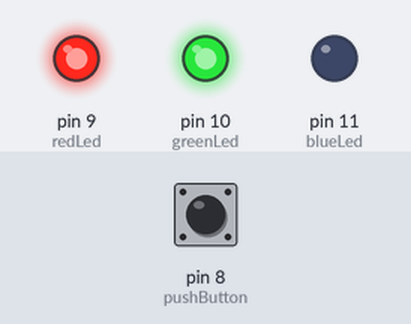
The sketch below on a simulated Arduino Uno, built with avr-gcc and run on an emulated ATmega328P. On the bench: output pins drawn as LEDs (lit = HIGH). The inputs (shaded band) are chosen by the test bench; at power-on: pin 8 (pushButton) HIGH.

Above: at 1.2 s.
1.3 s: pin 8 (pushButton) pulled LOW for 0.15 s
At 1.37 s:
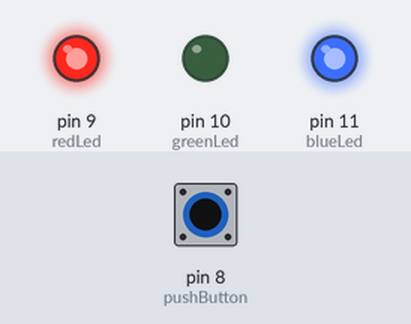
2.9 s: pin 8 (pushButton) pulled LOW for 3.2 s
At 7.1 s:
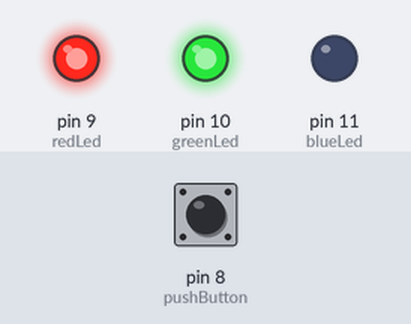
Timing chart, 0 to 8.6 s (numbered marks = the images above; inputs shaded):
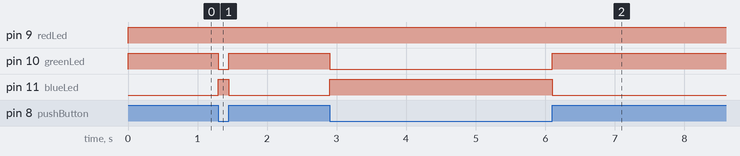

The sketch:

PBrgPBrb.ino
```cpp
/*
PB off RG on PB on RB on
This program involves three LED’s and a push button. The way the program
works is when the push button is not pressed the red and green LED will be
on. When the push button is pressed the green LED will turn off, the blue LED
will turn on and the red LED will stay on. The goal of the program will be to
use the if /if else commands as well as the digitaleRead/Write.
*/
int pushButton =8; //push button pin
const int redLed = 9;  //Red Led pin
int greenLed = 10;  //green Led pin
int blueLed = 11;   //Blue Led pin

void setup() {
  pinMode(redLed, OUTPUT); //making red LED as output
  pinMode(greenLed, OUTPUT); //making green LED as output
  pinMode(blueLed, OUTPUT); //making blue LED as output
 pinMode(pushButton, INPUT_PULLUP);
 //making the push button as an input with the use of the built in resistor
}

void loop() {
int buttonState = digitalRead(pushButton); //reading the value of the push button
digitalWrite(redLed,HIGH); //turning red LED on
if (buttonState==HIGH){ //if statement to check if the buttonState value is HIGH
digitalWrite(greenLed,HIGH); //turning green LED on
digitalWrite(blueLed,LOW); //turning blue LED off
}
else{     //else statement, if the if statement is false this happens
digitalWrite(greenLed,LOW); //turning green LED off
digitalWrite(blueLed,HIGH); //turning blue LED on
}
}
```

Measured:
- after the input at 1.3 s, pin 10 (greenLed): HIGH → LOW at once, → HIGH 0.15 s later; pin 11 (blueLed): LOW → HIGH at once, → LOW 0.15 s later
- after the input at 2.9 s, pin 10 (greenLed): HIGH → LOW at once, → HIGH 3.2 s later; pin 11 (blueLed): LOW → HIGH at once, → LOW 3.2 s later
